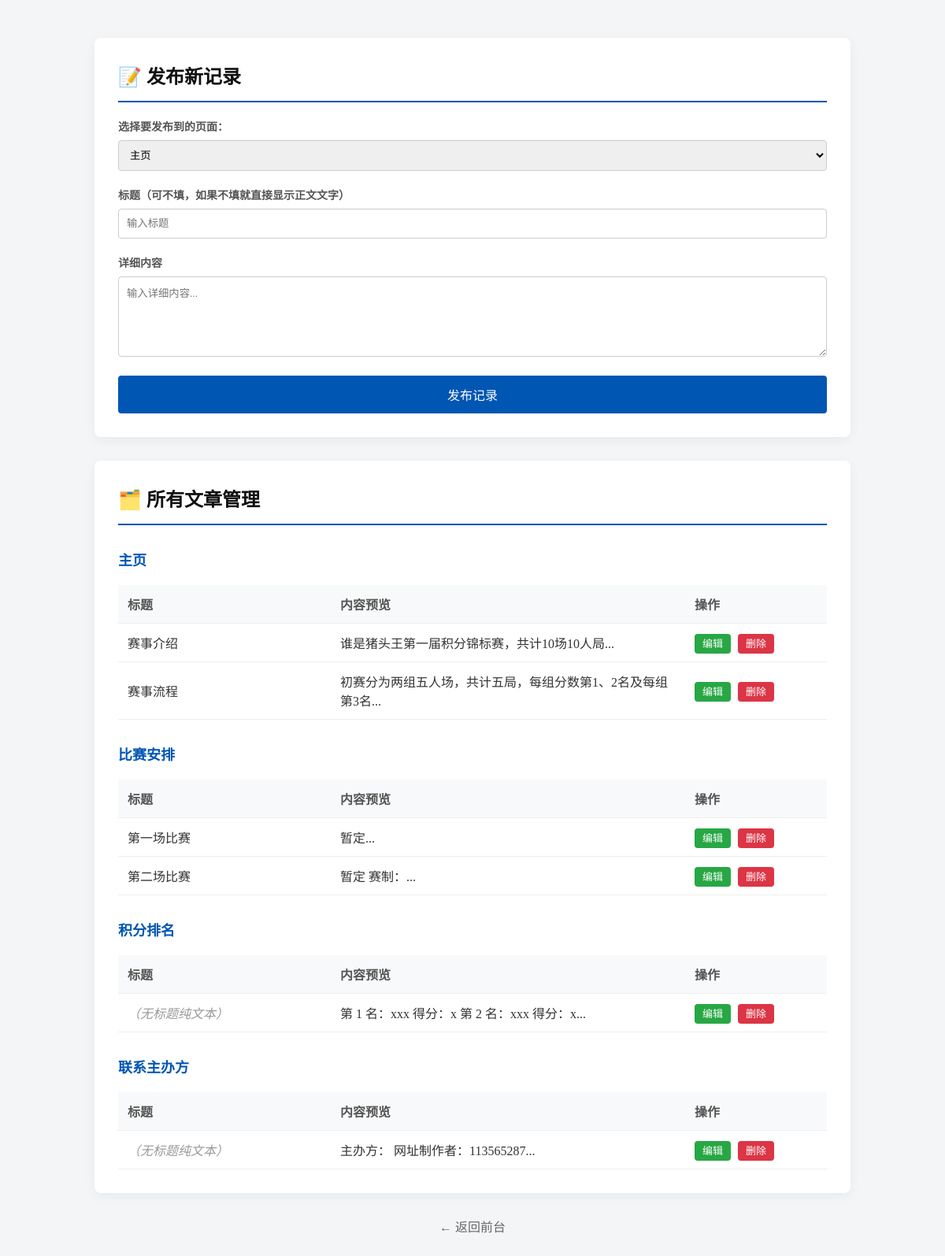
The page /admin on the database its author committed.
### tables this page shows
CREATE TABLE posts_index 
                     (id INTEGER PRIMARY KEY AUTOINCREMENT, 
                      title TEXT, content TEXT);

CREATE TABLE posts_schedule 
                     (id INTEGER PRIMARY KEY AUTOINCREMENT, 
                      title TEXT, content TEXT);

CREATE TABLE posts_rankings 
                     (id INTEGER PRIMARY KEY AUTOINCREMENT, 
                      title TEXT, content TEXT);

CREATE TABLE posts_contact 
                     (id INTEGER PRIMARY KEY AUTOINCREMENT, 
                      title TEXT, content TEXT);

### app.py (the view, shortened to what this page needs)
@app.route('/admin', methods=['GET', 'POST'])
def admin():
    conn = sqlite3.connect(DB_PATH)
    all_posts = {}
    for page in ['index', 'detail', 'schedule', 'rankings', 'history', 'contact']:
        all_posts[page] = conn.execute(f"SELECT * FROM posts_{page} ORDER BY id DESC").fetchall()
    conn.close()
    return render_template('admin_settings.html', all_posts=all_posts)

### templates/admin_settings.html (shortened to what this page needs)
<!DOCTYPE html>
<html lang="zh">
<head>
</head>
<body>
    <div class="box">
        <h2>📝 发布新记录</h2>
        <form method="POST" action="/admin">
            <label>选择要发布到的页面：</label>
            <select name="page" required>
                <option value="index">主页</option>
            </select>
            <label>标题（可不填，如果不填就直接显示正文文字）</label>
            <input name="title" placeholder="输入标题">
            <label>详细内容</label>
            <textarea name="content" placeholder="输入详细内容..." rows="5" required></textarea>
            <button type="submit">发布记录</button>
        </form>
    </div>
    <div class="box">
        <h2>🗂️ 所有文章管理</h2>
        {% for page_name, page_label in [('index', '主页'), ('detail', '赛事详情'), ('schedule', '比赛安排'), ('rankings', '积分排名'), ('history', '比赛记录'), ('contact', '联系主办方')] %}
            {% if all_posts[page_name] %}
                <h3 style="margin-top: 30px; font-size: 18px; color: #0056b3;">{{ page_label }}</h3>
                <table>
                    <tr>
                        <th style="width: 30%;">标题</th>
                        <th style="width: 50%;">内容预览</th>
                        <th style="width: 20%;">操作</th>
                    </tr>
                    {% for post in all_posts[page_name] %}
                    <tr>
                        <td>{{ post[1] if post[1] else '<i style="color:#999;">（无标题纯文本）</i>' | safe }}</td>
                        <td>{{ post[2][:30] }}...</td>
                        <td>
                            <a href="/edit/{{ page_name }}/{{ post[0] }}" class="btn-edit">编辑</a>
                            <a href="/delete/{{ page_name }}/{{ post[0] }}" class="btn-del" onclick="return confirm('确定要删除吗？')">删除</a>
                        </td>
                    </tr>
                    {% endfor %}
                </table>
            {% endif %}
        {% endfor %}
    </div>
    <div style="text-align: center;">
        <a href="/" style="color: #666; text-decoration: none;">← 返回前台</a>
    </div>
</body>
</html>

### templates/admin_settings.html (style rules this page uses)
body { background: #f4f5f7; font-family: 'Microsoft YaHei'; padding: 40px; color: #333; }
.box { max-width: 900px; margin: 0 auto; background: white; padding: 30px; border-radius: 8px; box-shadow: 0 4px 15px rgba(0,0,0,0.05); margin-bottom: 30px; }
h2 { margin-top: 0; color: #111; border-bottom: 2px solid #0056b3; padding-bottom: 15px; }
label { display: block; margin-top: 20px; font-weight: bold; color: #555; font-size: 14px; }
input, textarea, select { width: 100%; padding: 10px; margin-top: 8px; border: 1px solid #ccc; border-radius: 4px; font-family: inherit; box-sizing: border-box; }
button { background: #0056b3; color: white; padding: 12px 20px; border: none; border-radius: 4px; cursor: pointer; margin-top: 20px; width: 100%; font-size: 16px; }
table { width: 100%; border-collapse: collapse; margin-top: 20px; }
th, td { padding: 12px; text-align: left; border-bottom: 1px solid #eee; }
th { background-color: #f8f9fa; color: #555; font-weight: bold; }
.btn-edit { background: #28a745; color: white; padding: 5px 10px; border-radius: 4px; text-decoration: none; font-size: 13px; margin-right: 5px; }
.btn-del { background: #dc3545; color: white; padding: 5px 10px; border-radius: 4px; text-decoration: none; font-size: 13px; }

### rows shown on the page
posts_index: title "赛事介绍", content "谁是猪头王第一届积分锦标赛，共计10场10人局"
posts_index: title "赛事流程", content "初赛分为两组五人场，共计五局，每组分数第1、2名及每组第3名"
posts_schedule: title "第一场比赛", content "暂定"
posts_schedule: title "第二场比赛", content "暂定 赛制："
posts_rankings: title "（无标题纯文本）", content "第 1 名：xxx 得分：x 第 2 名：xxx 得分：x"
posts_contact: title "（无标题纯文本）", content "主办方： 网址制作者：113565287"

### other values the page prints
{{ page_label }} "主页" "比赛安排" "积分排名" "联系主办方"
